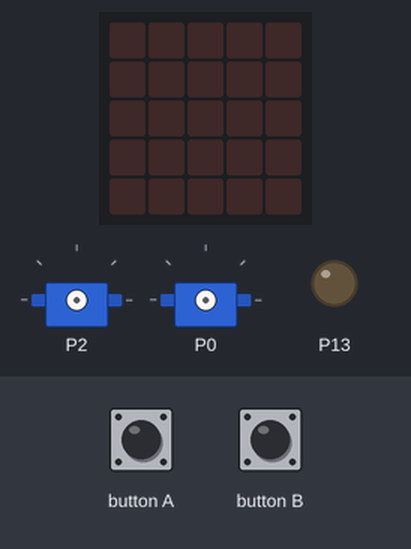
A program run on a simulated BBC micro:bit (MakeCode). Parts: the board's 5×5 LED display, 2 × servo, output pins drawn as LEDs (lit = HIGH). Inputs (shaded band) come from the test bench.

Above: at 1.2 s.
1.3 s: button A pressed for 0.15 s
At 2.5 s:
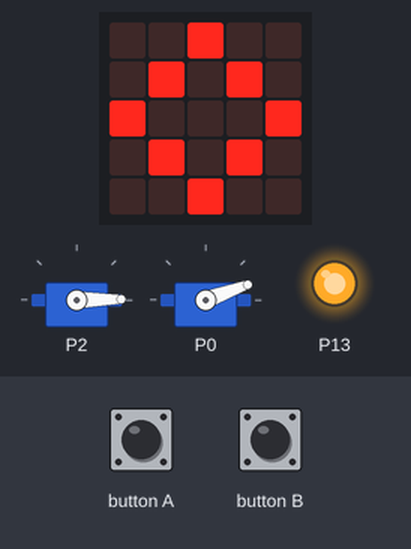
3.5 s: button B pressed for 0.15 s
At 5.4 s:
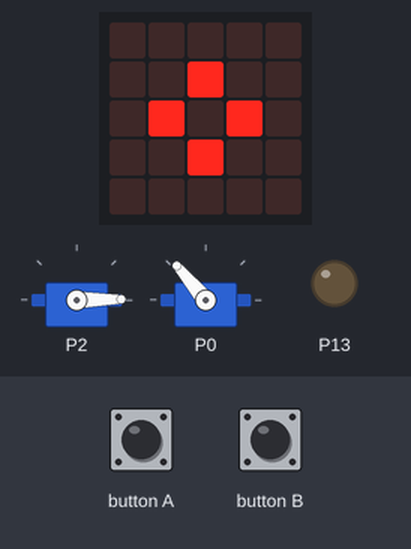
5.7 s: button A pressed for 0.15 s
At 6.3 s:
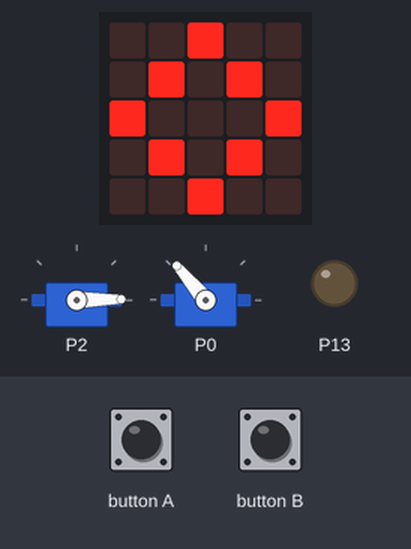
Timing chart, 0 to 8.7 s (numbered marks = the images above; inputs shaded):
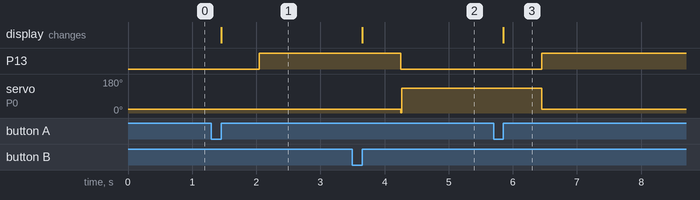

The program:

main.ts
```typescript
input.onButtonPressed(Button.A, function () {
    basic.showIcon(IconNames.Diamond)
    pins.digitalWritePin(DigitalPin.P13, 1)
    pins.servoWritePin(AnalogPin.P2, 1)
    servos.P0.setAngle(20)
})
input.onButtonPressed(Button.B, function () {
    basic.showIcon(IconNames.SmallDiamond)
    pins.digitalWritePin(DigitalPin.P13, 0)
    pins.servoWritePin(AnalogPin.P0, 1)
    servos.P0.setAngle(130)
})
basic.forever(function () {

})
```

test.ts
```typescript
// les tests vont ici ; cela ne sera pas compilé si ce paquet est utilisé en tant qu'extension.
```

Measured:
- after the input at 1.3 s, P13: LOW → HIGH after 0.75 s; the display: changes after 0.15 s (image 1)
- after the input at 3.5 s, P13: HIGH → LOW after 0.75 s; servo on P0: 20° → 130° after 0.75 s; the display: changes after 0.15 s (image 2)
- after the input at 5.7 s, P13: LOW → HIGH after 0.75 s; servo on P0: 130° → 20° after 0.75 s; the display: changes after 0.15 s (image 3)
